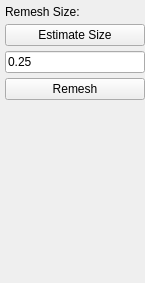
                            <widget class="QWidget" name="page_10">
                             <property name="geometry">
                              <rect>
                               <x>0</x>
                               <y>0</y>
                               <width>145</width>
                               <height>283</height>
                              </rect>
                             </property>
                             <property name="sizePolicy">
                              <sizepolicy hsizetype="Preferred" vsizetype="Preferred">
                               <horstretch>0</horstretch>
                               <verstretch>0</verstretch>
                              </sizepolicy>
                             </property>
                             <attribute name="label">
                              <string>Remesh</string>
                             </attribute>
                             <layout class="QVBoxLayout" name="verticalLayout_19">
                              <property name="spacing">
                               <number>5</number>
                              </property>
                              <property name="leftMargin">
                               <number>5</number>
                              </property>
                              <property name="topMargin">
                               <number>5</number>
                              </property>
                              <property name="rightMargin">
                               <number>0</number>
                              </property>
                              <property name="bottomMargin">
                               <number>5</number>
                              </property>
                              <item>
                               <widget class="QLabel" name="label_15">
                                <property name="sizePolicy">
                                 <sizepolicy hsizetype="Preferred" vsizetype="Fixed">
                                  <horstretch>0</horstretch>
                                  <verstretch>0</verstretch>
                                 </sizepolicy>
                                </property>
                                <property name="text">
                                 <string>Remesh Size:</string>
                                </property>
                               </widget>
                              </item>
                              <item>
                               <widget class="QPushButton" name="btnEstimateEdgeSize0">
                                <property name="text">
                                 <string>Estimate Size</string>
                                </property>
                               </widget>
                              </item>
                              <item>
                               <widget class="QLineEdit" name="lineEditEstimateEdgeSize0">
                                <property name="sizePolicy">
                                 <sizepolicy hsizetype="Preferred" vsizetype="Fixed">
                                  <horstretch>0</horstretch>
                                  <verstretch>0</verstretch>
                                 </sizepolicy>
                                </property>
                                <property name="minimumSize">
                                 <size>
                                  <width>0</width>
                                  <height>0</height>
                                 </size>
                                </property>
                                <property name="maximumSize">
                                 <size>
                                  <width>16777215</width>
                                  <height>16777215</height>
                                 </size>
                                </property>
                                <property name="text">
                                 <string>0.25</string>
                                </property>
                                <property name="placeholderText">
                                 <string/>
                                </property>
                               </widget>
                              </item>
                              <item>
                               <widget class="QPushButton" name="btnRemeshFaces">
                                <property name="toolTip">
                                 <string>Remesh the selected faces.</string>
                                </property>
                                <property name="text">
                                 <string>Remesh</string>
                                </property>
                               </widget>
                              </item>
                              <item>
                               <spacer name="verticalSpacer_6">
                                <property name="orientation">
                                 <enum>Qt::Vertical</enum>
                                </property>
                                <property name="sizeHint" stdset="0">
                                 <size>
                                  <width>20</width>
                                  <height>40</height>
                                 </size>
                                </property>
                               </spacer>
                              </item>
                             </layout>
                            </widget>
